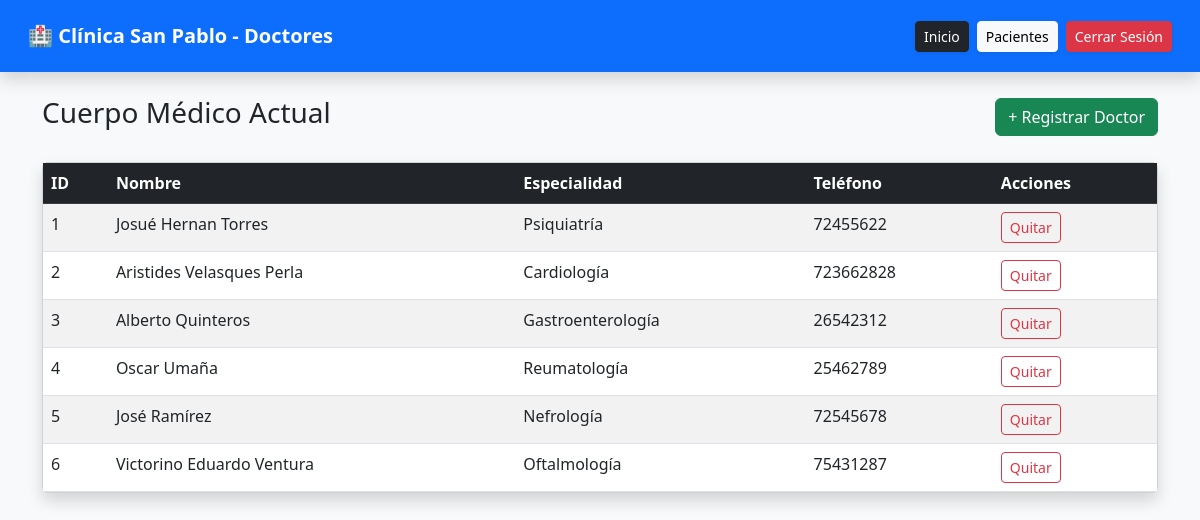
Page /lista_doctores.php (signed in) on the committed database.
### tables this page shows
CREATE TABLE `doctores` (
  `id_doctor` int(11) NOT NULL,
  `nombre` varchar(50) NOT NULL,
  `especialidad` varchar(50) NOT NULL,
  `telefono` varchar(20) NOT NULL
);

### lista_doctores.php (the view, shortened to what this page needs)
<?php
include("conexion.php");
?>
<!DOCTYPE html>
<html lang="es">
<head>
    <link href="https://cdn.jsdelivr.net/npm/bootstrap@5.3.0/dist/css/bootstrap.min.css" rel="stylesheet">
</head>
<body class="bg-light">
    <nav class="navbar navbar-dark bg-primary p-3 shadow">
    <div class="container-fluid">
        <span class="navbar-brand fw-bold">🏥 Clínica San Pablo - Doctores</span>
        <div class="d-flex">
            <a href="dashboard.php" class="btn btn-dark btn-sm me-2 shadow-sm">Inicio</a>
            <a href="lista_pacientes.php" class="btn btn-light btn-sm me-2 shadow-sm">Pacientes</a>
            <a href="salir.php" class="btn btn-danger btn-sm shadow-sm">Cerrar Sesión</a>
        </div>
    </div>
</nav>
    <div class="container mt-4">
        <div class="d-flex justify-content-between align-items-center mb-4">
            <h3>Cuerpo Médico Actual</h3>
            <a href="registro_doctor.php" class="btn btn-success"> + Registrar Doctor</a>
        </div>
        <div class="card shadow">
            <div class="card-body p-0">
                <table class="table table-striped table-hover mb-0">
                    <thead class="table-dark">
                        <tr>
                            <th>ID</th>
                            <th>Nombre</th>
                            <th>Especialidad</th>
                            <th>Teléfono</th>
                            <th>Acciones</th>
                        </tr>
                    </thead>
                    <tbody>
                        <?php
                        $query = $conexion->query("SELECT * FROM doctores");
                        while($datos = $query->fetch_object()) { ?>
                            <tr>
                                <td><?= $datos->id_doctor ?></td>
                                <td><?= $datos->nombre ?></td>
                                <td><?= $datos->especialidad ?></td>
                                <td><?= $datos->telefono ?></td>
                                <td>
                                    <a href="lista_doctores.php?id_eliminar=<?= $datos->id_doctor ?>"
                                       onclick="return confirm('¿Quitar a este médico del sistema?')"
                                       class="btn btn-sm btn-outline-danger">Quitar</a>
                                </td>
                            </tr>
                        <?php } ?>
                    </tbody>
                </table>
            </div>
        </div>
    </div>
</body>
</html>

### rows in the picture
doctores: id_doctor "1", nombre "Josué Hernan Torres", especialidad "Psiquiatría", telefono "72455622"
doctores: id_doctor "2", nombre "Aristides Velasques Perla", especialidad "Cardiología", telefono "723662828"
doctores: id_doctor "3", nombre "Alberto Quinteros", especialidad "Gastroenterología", telefono "26542312"
doctores: id_doctor "4", nombre "Oscar Umaña", especialidad "Reumatología", telefono "25462789"
doctores: id_doctor "5", nombre "José Ramírez", especialidad "Nefrología", telefono "72545678"
doctores: id_doctor "6", nombre "Victorino Eduardo Ventura", especialidad "Oftalmología", telefono "75431287"
